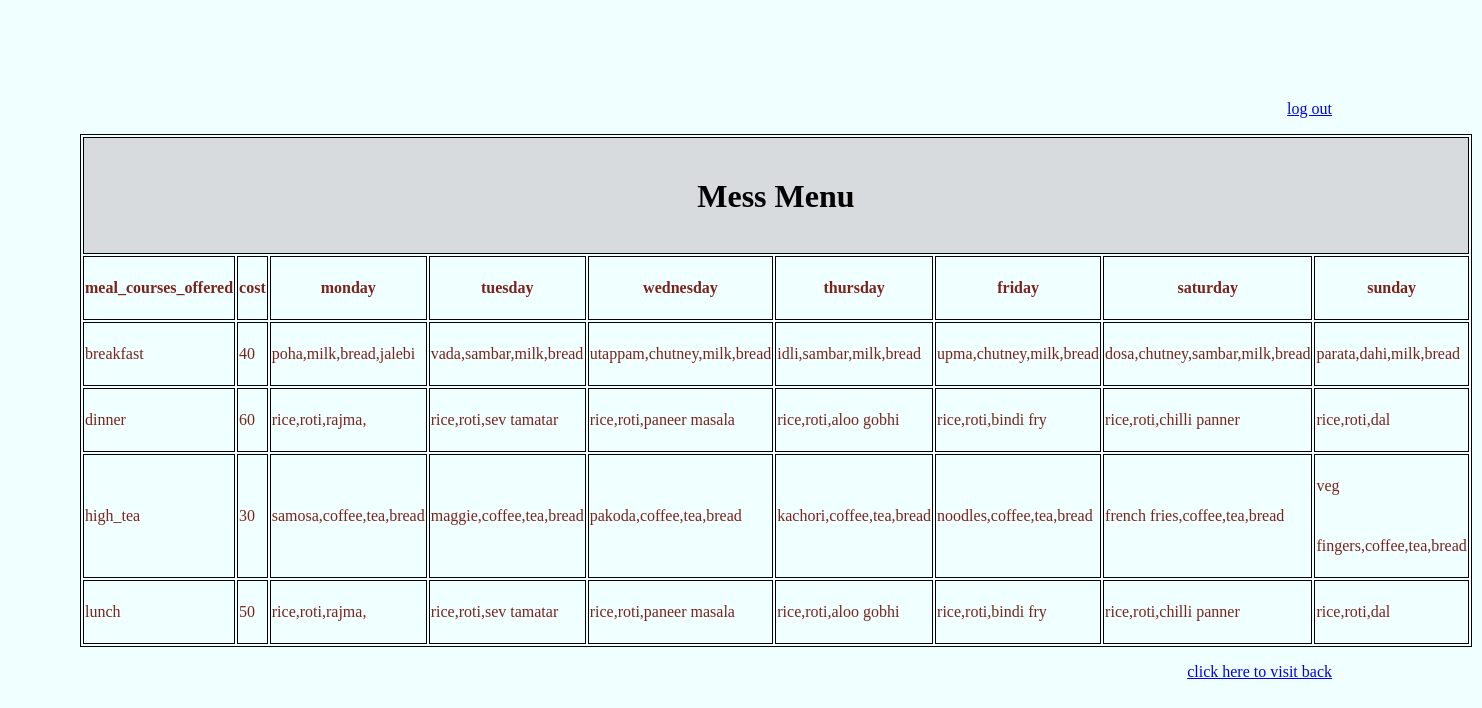
Screenshot of /mess_menu.php with the database file from the repository.
### tables this page shows
CREATE TABLE IF NOT EXISTS messmenu (
    meal_courses_offered varchar(200) PRIMARY KEY,
    cost int (11) NOT NULL,
    monday varchar(200),
    tuesday varchar(200),
    wednesday varchar(200),
    thursday varchar(200),
    friday varchar(200),
    saturday varchar(200),
    sunday varchar(200)
);

### mess_menu.php (the view, shortened to what this page needs)
<!doctype html>
<html>
<head>
</head>
<body>
	<p align="right"><a href="index.php">log out </a></p>
	<?php
	$conn = mysqli_connect('localhost', 'root', 'AIDNITRA#P98', 'mess_management');
	$query = mysqli_query($conn, "select * from messmenu ");
	?>
	<table align="center" border="1px" style="width:800px; line-height:60px;">
		<tr>
			<th style="background-color:#D7DBDD" colspan="9">
				<h2>Mess Menu</h2>
			</th>
		</tr>
		<tr>
			<th font color="red"> meal_courses_offered </th>
			<th class="orange"> cost </th>
			<th> monday </th>
			<th> tuesday </th>
			<th> wednesday </th>
			<th> thursday </th>
			<th> friday </th>
			<th> saturday </th>
			<th> sunday </th>
		</tr>
		<?php
		if (mysqli_num_rows($query) != 0) {
			while ($rows = mysqli_fetch_assoc($query)) {
				?>
				<tr>
					<td> <?php echo $rows['meal_courses_offered']; ?></td>
					<td> <?php echo $rows['cost']; ?></td>
					<td> <?php echo $rows['monday']; ?></td>
					<td> <?php echo $rows['tuesday']; ?></td>
					<td> <?php echo $rows['wednesday']; ?></td>
					<td> <?php echo $rows['thursday']; ?></td>
					<td> <?php echo $rows['friday']; ?></td>
					<td> <?php echo $rows['saturday']; ?></td>
					<td> <?php echo $rows['sunday']; ?></td>
				</tr>
				<?php
			}
		}
		?>
	</table>
	<p align="right"><a href="member.php">click here to visit back </a><br></p>
</body>
</html>

### mess_menu.php (style rules this page uses)
body { margin-top: 100px; margin-bottom: 100px; margin-right: 150px; margin-left: 80px; background-color: azure; color: #7B241C; font-family: verdana; font-size: 100% }
h2 { color: black; font-family: verdana; font-size: 200%; }
table, th, td { border: 1px solid black; }

### rows the page displays
messmenu: meal_courses_offered "breakfast", cost "40", monday "poha,milk,bread,jalebi", tuesday "vada,sambar,milk,bread", wednesday "utappam,chutney,milk,bread", thursday "idli,sambar,milk,bread", friday "upma,chutney,milk,bread", saturday "dosa,chutney,sambar,milk,bread", sunday "parata,dahi,milk,bread"
messmenu: meal_courses_offered "dinner", cost "60", monday "rice,roti,rajma,", tuesday "rice,roti,sev tamatar", wednesday "rice,roti,paneer masala", thursday "rice,roti,aloo gobhi", friday "rice,roti,bindi fry", saturday "rice,roti,chilli panner", sunday "rice,roti,dal"
messmenu: meal_courses_offered "high_tea", cost "30", monday "samosa,coffee,tea,bread", tuesday "maggie,coffee,tea,bread", wednesday "pakoda,coffee,tea,bread", thursday "kachori,coffee,tea,bread", friday "noodles,coffee,tea,bread", saturday "french fries,coffee,tea,bread", sunday "veg fingers,coffee,tea,bread"
messmenu: meal_courses_offered "lunch", cost "50", monday "rice,roti,rajma,", tuesday "rice,roti,sev tamatar", wednesday "rice,roti,paneer masala", thursday "rice,roti,aloo gobhi", friday "rice,roti,bindi fry", saturday "rice,roti,chilli panner", sunday "rice,roti,dal"
